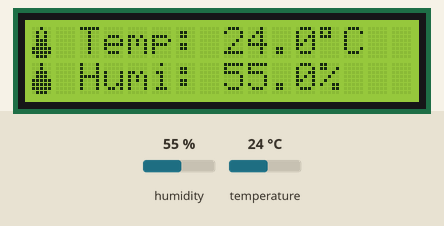
This sketch was run on a simulated Arduino Uno, built with avr-gcc and run on an emulated ATmega328P. On the bench: 16×2 character LCD. The inputs (shaded band) are chosen by the test bench; at power-on: humidity 55 %, temperature 24 °C. What the sketch prints to the serial monitor is not drawn.

Above: at 4.7 s.
4.8 s: humidity set to 22 %
At 7.4 s:
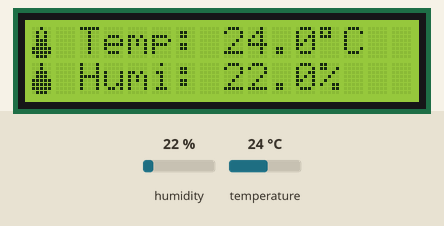
7.8 s: temperature set to 12 °C
At 8.8 s:
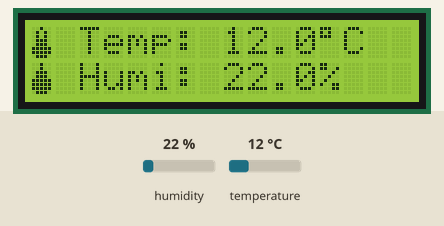
10.8 s: humidity set to 40 %
At 13.6 s:
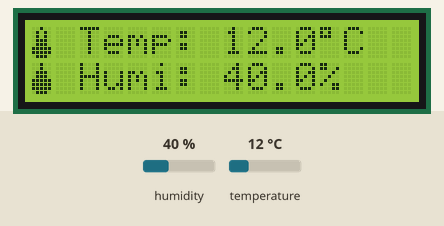
13.9 s: temperature set to 19 °C
At 14.8 s:
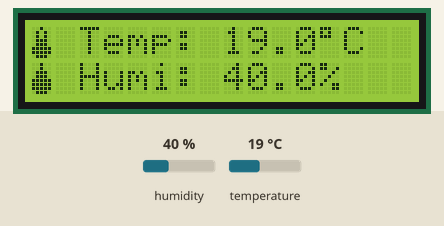
Timing chart, 0 to 16.9 s (numbered marks = the images above; inputs shaded):
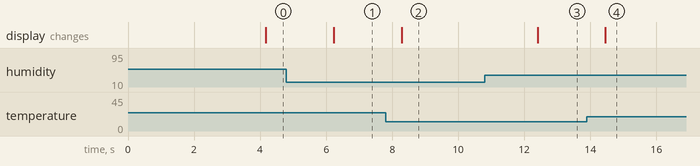

Measured:
- after the input at 4.8 s, the display: changes after 1.4 s (image 1)
- after the input at 7.8 s, the display: changes after 0.49 s (image 2)
- after the input at 10.8 s, the display: changes after 1.6 s (image 3)
- after the input at 13.9 s, the display: changes after 0.56 s (image 4)

The sketch:

_____LCD.ino
```cpp
/*
 * 实验名称：DHT11 + LCD1602 温湿度显示
 * 实验目的：将温湿度数据显示在 LCD 屏幕上
 *
 * 需要安装库：
 *   - DHT sensor library（Adafruit）
 *   - LiquidCrystal_I2C
 *
 * 硬件连接：
 *   DHT11: DATA → D2
 *   LCD1602 I2C: SDA → A4, SCL → A5
 *   （I2C 地址通常为 0x27 或 0x3F）
 */

#include <DHT.h>
#include <Wire.h>
#include <LiquidCrystal_I2C.h>

#define DHT_PIN  2
#define DHT_TYPE DHT11

DHT dht(DHT_PIN, DHT_TYPE);
LiquidCrystal_I2C lcd(0x27, 16, 2);  // 地址0x27，16列2行

// 自定义字符：温度计图标
byte thermometer[8] = {
  0b00100,
  0b01010,
  0b01010,
  0b01110,
  0b01110,
  0b11111,
  0b11111,
  0b01110
};

// 自定义字符：水滴图标
byte droplet[8] = {
  0b00100,
  0b00100,
  0b01110,
  0b01110,
  0b11111,
  0b11111,
  0b11111,
  0b01110
};

void setup() {
  Serial.begin(9600);
  dht.begin();

  lcd.init();
  lcd.backlight();
  lcd.createChar(0, thermometer);
  lcd.createChar(1, droplet);

  lcd.setCursor(0, 0);
  lcd.print("  温湿度监测仪  ");
  lcd.setCursor(0, 1);
  lcd.print("  正在初始化... ");
  delay(2000);
}

void loop() {
  delay(2000);

  float humidity = dht.readHumidity();
  float temperature = dht.readTemperature();

  if (isnan(humidity) || isnan(temperature)) {
    lcd.clear();
    lcd.setCursor(0, 0);
    lcd.print("传感器错误!");
    Serial.println("DHT 读取失败");
    return;
  }

  // 第一行：温度
  lcd.setCursor(0, 0);
  lcd.write(0);  // 温度计图标
  lcd.print(" Temp: ");
  lcd.print(temperature, 1);
  lcd.print((char)223);  // 度符号
  lcd.print("C  ");

  // 第二行：湿度
  lcd.setCursor(0, 1);
  lcd.write(1);  // 水滴图标
  lcd.print(" Humi: ");
  lcd.print(humidity, 1);
  lcd.print("%    ");

  Serial.print("温度: ");
  Serial.print(temperature);
  Serial.print("°C  湿度: ");
  Serial.print(humidity);
  Serial.println("%");
}
```
